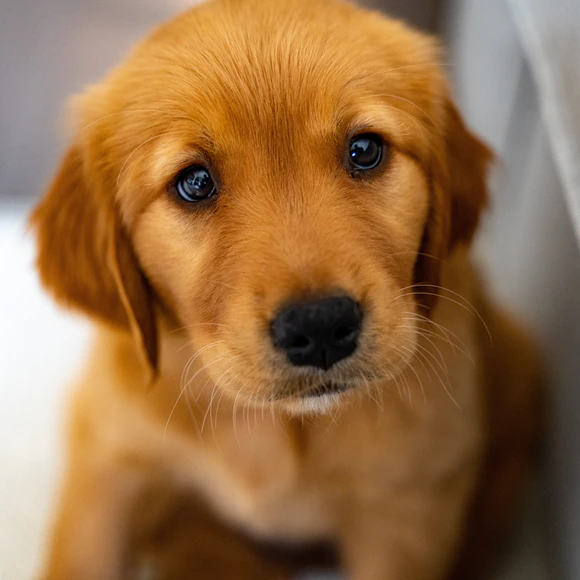
#> input picture basic_operations/image/dog.jpg, 580 x 580 px, found by its file name
$ jupyter execute Transformation_translations_and_rotations.ipynb
#> lines starting #> are read from the running program, lines starting #| are printed output that depends on the picture
[cell 1]
from google.colab import drive
drive.mount('/content/drive')

[cell 2]
import cv2
import numpy as np
from google.colab.patches import cv2_imshow

[cell 3]
## Translations

    # This an affine transform that simply shifts the position of an image (left or right)
    # We use cv2.warpAffine to implement these transformations.
    # cv2.warpAffine(image, T, (width, height))

    # T = [1, 0, Tx
    #      0, 1, Ty]

    # Tx : Represents the shift along the x-axis (horizontal)
    # Ty : Represents the shift along the y-axis (vertical)

[cell 4]
# load the image
img = cv2.imread("/content/drive/MyDrive/learning/computer_vision/basic/image/dog.jpg")
#> img is the input picture: shape (580, 580, 3); mean B, G, R 71.6, 110.9, 150.2
cv2_imshow(img)

[cell 5]
# store height and width of the image
height, width = img.shape[:2]
#> height = 580; width = 580

# we shift it by quarter of the height and width
quarter_height, quarter_width = height / 4, width / 4
#> quarter_height = 145; quarter_width = 145

# Our Translation
#      | 1 0 Tx |
# T =  | 0 1 Ty |

# T is our translation matrix
T = np.float32([[1, 0, quarter_width], [0, 1, quarter_height]])
#> T = [[1, 0, 145], [0, 1, 145]]

# we use warpAffine to transform the image using the matrix, T
img_translation = cv2.warpAffine(img, T, (width, height))
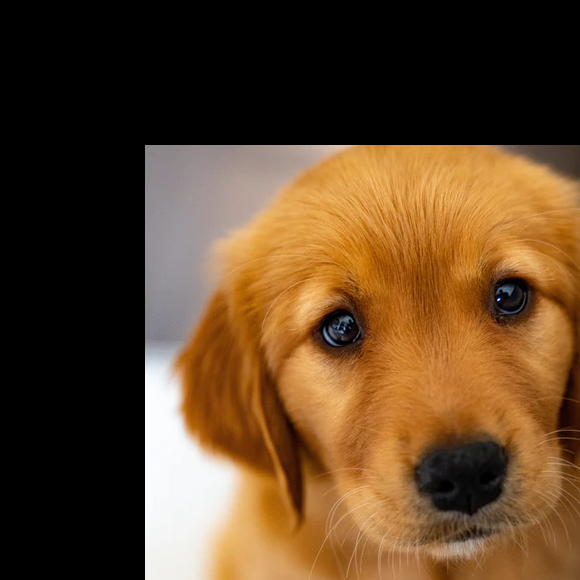
#> img_translation: shape (580, 580, 3); mean B, G, R 40.3, 68.6, 96.4
cv2_imshow(img_translation)

[cell 6]
# What does T look
print(T)
#| [[  1.   0. 145.]
#|  [  0.   1. 145.]]

[cell 7]
print(height, width)
#| 580 580

[cell 8]
## Rotations
## cv2.getRotationMatrix2D(rotation_center_x, rotation_center_y, angle_of_rotation, scale)

[cell 9]
## Divide by two to rotate the image around its center
rotation_matrix = cv2.getRotationMatrix2D((width / 2, height / 2), 90, 1)

# Input our image, the rotation matrix and our desired final width and height
rotated_img = cv2.warpAffine(img, rotation_matrix, (width, height))
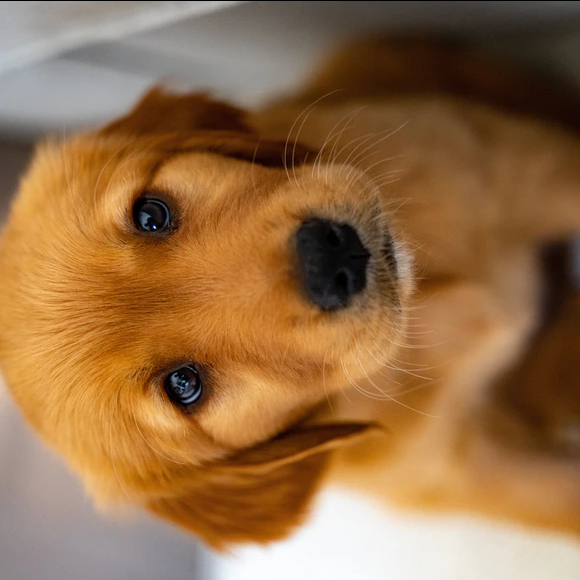
#> rotated_img: shape (580, 580, 3); mean B, G, R 71.2, 110.5, 149.8
cv2_imshow(rotated_img)

[cell 10]
## Divide by two to rotate the image around its center
## scale is now : 0.5
rotation_matrix = cv2.getRotationMatrix2D((width / 2, height / 2), 90, 0.5)

# Input our image, the rotation matrix and our desired final width and height
rotated_img = cv2.warpAffine(img, rotation_matrix, (width, height))
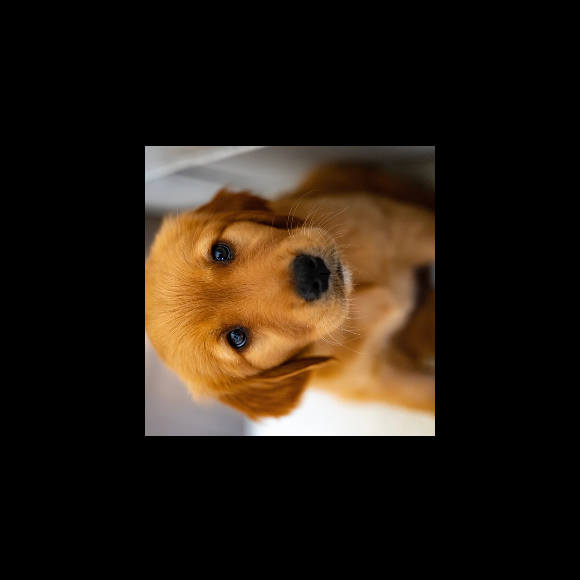
#> rotated_img: shape (580, 580, 3); mean B, G, R 17.9, 27.8, 37.6
cv2_imshow(rotated_img)

[cell 11]
## Rotations with cv2.transpose (less flexible)

[cell 12]
rotated_img = cv2.transpose(img)
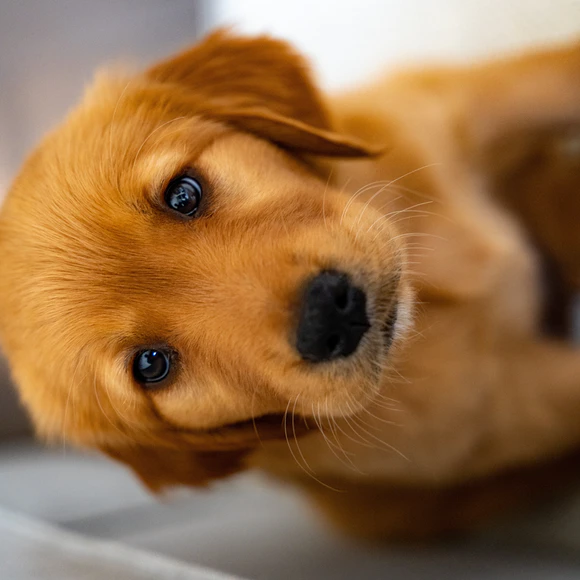
#> rotated_img: shape (580, 580, 3); mean B, G, R 71.6, 110.9, 150.2
cv2_imshow(rotated_img)

[cell 13]
## Let's now to a horizontal flip
flipped = cv2.flip(img, 1)
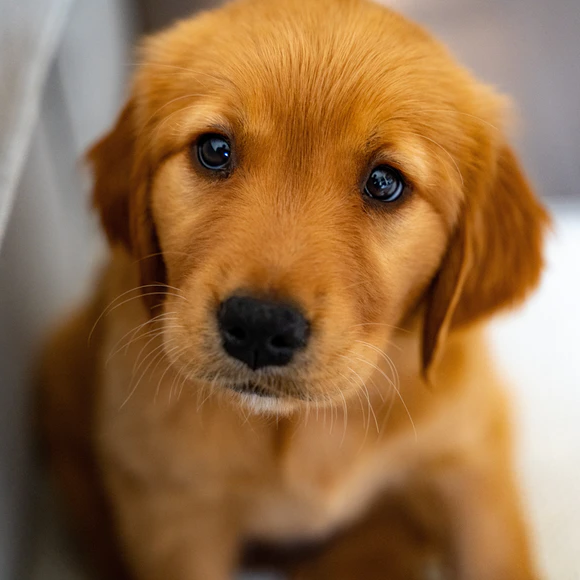
#> flipped: shape (580, 580, 3); mean B, G, R 71.6, 110.9, 150.2
cv2_imshow(flipped)
